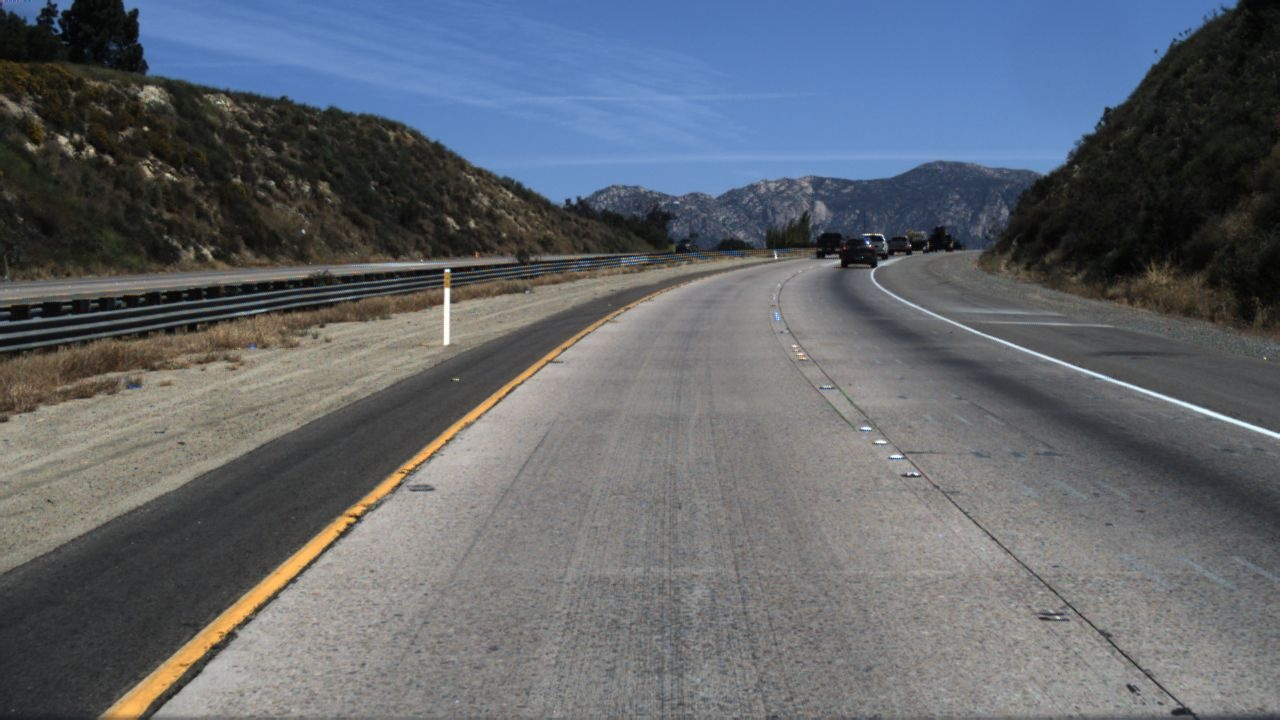
#> input picture picture/road/road30/11.jpg, 1280 x 720 px; its folder holds only this picture in this run
$ jupyter execute 'openCV_Project1_Lane Detection.ipynb'
#> lines starting #> are read from the running program, lines starting #| are printed output that depends on the picture; after the words box and inside, x2 and y2 are one past the last pixel; in counts of white or black regions, pixels touching at a corner belong together
[cell 1]
import glob
import cv2
import numpy as np
import random
import matplotlib.image as mpimg

np.set_printoptions(precision=3, suppress=True)

def weighted_img(img, initial_img):
    alpha=0.8
    beta=1
    gimel=0.
    return cv2.addWeighted(initial_img, alpha, img, beta, gimel)

def draw_fitline(img, result_l,result_r, color=(255,0,0), thickness = 10):
    # draw fitting line
    lane = np.zeros_like(img)

    if result_l == result_r :
        print("same")
        print("Lane is Changing")
        cv2.line(lane, (int(result_l[0]) , int(result_l[1])), (int(vanishing_point[0]), int(vanishing_point[1])), color, thickness)
        cv2.line(lane, (int(result_r[0]) , int(result_r[1])), (int(vanishing_point[0]), int(vanishing_point[1])), color, thickness)
        #cv2.line(lane, (int(result_l[0]) , int(result_l[1])), (int(result_l[2]), int(result_l[3])), color, thickness)
        #cv2.line(lane, (int(result_r[0]) , int(result_r[1])), (int(result_r[2]), int(result_r[3])), color, thickness)
    else :
        print("not same")
        vanishing_line = [0,vanishing_point[1],img.shape[1], vanishing_point[1]]
        a = np.array([result_l, result_r, vanishing_line])
        b = np.array(lineIntersection(a), np.int32)
        p1 = b[np.where(b[:] == vanishing_point[1])[0][0]]
        p2 = b[np.where(b[:] == vanishing_point[1])[0][1]]

        if p1[0] > p2[0] :
            tmp = p1
            p1 = p2
            p2 = tmp

        if result_l[0] > result_r[0] :
            tmp = result_l
            result_l = result_r
            result_r = tmp

        lane_range = np.array([[(result_l[0], result_l[1]),
                                 (p1[0], p1[1]),
                                 (p2[0], p2[1]),
                                 (result_r[0], result_l[1])]], np.int32)

        cv2.fillPoly(lane, lane_range, color)
    # add original image & extracted lane lines
    #cv2.line(lane, (int(result_l[0]) , int(result_l[1])), (int(result_l[2]), int(result_l[3])), color, thickness)
    #cv2.line(lane, (int(result_r[0]) , int(result_r[1])), (int(result_r[2]), int(result_r[3])), color, thickness)
    final = weighted_img(lane, img)
    return final

def grayscale(img) :
    return cv2.cvtColor(img, cv2.COLOR_RGB2GRAY)

def gaussian_blur(img):
    kernel_size = 5
    return cv2.GaussianBlur(img, (kernel_size, kernel_size), 0)

def canny(img):
    low_threshold = 50
    high_threshold = 200
    return cv2.Canny(img, low_threshold, high_threshold)

def region_of_interest(img):
    mask = np.zeros_like(img)
    vertices = np.array([[(0, img.shape[0]),
                          ((1/2)*img.shape[1],(1/5)*img.shape[0]),
                          (img.shape[1], img.shape[0])]], np.int32)
    #vertices = np.array([[(0, img.shape[0]),
    #                      ((1/5)*img.shape[1],(1/2)*img.shape[0]),
    #                      ((3/7)*img.shape[1],(1/3)*img.shape[0]),
    #                      ((4/7)*img.shape[1],(1/3)*img.shape[0]),
    #                      ((4/5)*img.shape[1],(1/2)*img.shape[0]),
    #                      (img.shape[1], img.shape[0])]], np.int32)

    ## 기본이미지의 채널이 3이면 mask에 찍을 색상 채널을 3으로 맞추기
    if len(img.shape) >  2 :
        channel_count = img.shape[2]
        ignore_mask_color = (255,) * channel_count
    else:
        ignore_mask_color = 255

    cv2.fillPoly(mask, vertices, ignore_mask_color)         ## mask: 색을 찍을 이미지, vertices: 다각형 위치 좌표, ignore:색상

    masked_image = cv2.bitwise_and(img, mask)
    return masked_image

def hough_lines(img) :
    rho = 2
    theta = np.pi/180
    threshold = 90
    min_line_len = 120
    max_line_gap = 150

    lines = cv2.HoughLinesP(img, rho, theta, threshold, np.array([]), minLineLength=min_line_len, maxLineGap=max_line_gap)
    #line_img = np.zeros((img.shape[0], img.shape[1], 3), np.uint8)
    #draw_lines(line_img, lines)

    return lines

def ToHomogeneous(v):
    return np.hstack((v, 1))

def lineIntersection(lines):
    point = []
    for i in range(0,len(lines)) :
        for j in range(i+1, len(lines)):
            p1h = ToHomogeneous(lines[i,0:2])
            p2h = ToHomogeneous(lines[i,2:])
            p3h = ToHomogeneous(lines[j,0:2])
            p4h = ToHomogeneous(lines[j,2:])

            l1 = np.cross(p1h, p2h)
            l2 = np.cross(p3h, p4h)
            l3 = np.cross(l1, l2)

            det = l3[-1]                         # 교점이 존재하지 않거나 p1, p2, p3, p4 가 동일 직선 위에 놓인 경우 0
            if det != 0 :
                l3 = l3/det

            point.append(l3[:2])

    return point

def find_v_point(intersection_p) :
    p = np.array(intersection_p, np.int32).tolist()
    vote = np.zeros((img.shape[0], img.shape[1]), np.int32)
    for i in range(0, len(p)) :
        if p[i][0] < vote.shape[1] and p[i][1] < vote.shape[0] and p[i][0] > 0 and p[i][1] > 0 :
            vote[p[i][1],p[i][0]] += 1

    max_cnt = 0
    max_idx = []
    for i in range(0, vote.shape[0]-100+1):
        for j in range(0, vote.shape[1]-100+1):
            temp = vote[i:i+100,j:j+100]
            if max_cnt < sum(temp[temp>0]) :
                max_cnt = sum(temp[temp>0])
                max_idx = [i,j]

    r1 = max_idx[0]
    c1 = max_idx[1]
    temp = vote[r1:r1+100, c1:c1+100]
    r2,c2 = np.where(temp == temp.max())[0:2]

    if len(r2) > 1 :
        r2 = r2[0]
        c2 = c2[0]

    vanishing_point = [c1+int(c2), r1+int(r2)]
    print(vanishing_point, max_cnt)
    return vanishing_point

def get_fitline(img, f_lines):
    rows,cols = img.shape[:2]
    output = cv2.fitLine(f_lines,cv2.DIST_L2,0, 0.01, 0.01)
    vx, vy, x, y = output[0], output[1], output[2], output[3]
    x1, y1 = int(((img.shape[0]-1)-y)/vy*vx + x) , img.shape[0]-1
    x2, y2 = int(((img.shape[0]/2+100)-y)/vy*vx + x) , int(img.shape[0]/2+100)
    result = [x1,y1,x2,y2]

    return result

def compute_distance(par, point):
    # distance between line & point
    return np.abs(par[0]*point[:,0]+par[1]*point[:,1]+par[2])/np.sqrt(par[0]**2+par[1]**2)

def erase_outliers(par, lines):
    # distance between best line and sample points
    distance = compute_distance(par,lines)

    #filtered_dist = distance[distance<15]
    filtered_lines = lines[distance<13,:]
    return filtered_lines

def model_verification(par, lines):
    # calculate distance
    distance = compute_distance(par,lines)
    # total sum of distance between random line and sample points
    sum_dist = distance.sum(axis=0)
    # average
    avg_dist = sum_dist/len(lines)

    return avg_dist

def compute_model_parameter(line):
    # y = mx+n
    m = (line[3] - line[1])/(line[2] - line[0])
    n = line[1] - m*line[0]
    # ax+by+c = 0
    a, b, c = m, -1, n
    par = np.array([a,b,c])
    return par

def get_random_samples(lines):
    one = random.choice(lines)
    two = random.choice(lines)
    if(two[0]==one[0]): # extract again if values are overlapped
        while two[0]==one[0]:
            two = random.choice(lines)
    one, two = one.reshape(1,2), two.reshape(1,2)
    three = np.concatenate((one,two),axis=1)
    three = three.squeeze()
    return three

def ransac_line_fitting(img, lines, min=100):
    global fit_result, l_fit_result, r_fit_result
    best_line = np.array([0,0,0])
    if(len(lines)!=0):
        for i in range(100):
            sample = get_random_samples(lines)
            parameter = compute_model_parameter(sample)
            cost = model_verification(parameter, lines)
            if cost < min: # update best_line
                min = cost
                best_line = parameter
            if min < 3: break
        # erase outliers based on best line
        filtered_lines = erase_outliers(best_line, lines)
        fit_result = get_fitline(img, filtered_lines)
    else:
        if (fit_result[3]-fit_result[1])/(fit_result[2]-fit_result[0]) < 0:
            l_fit_result = fit_result
            return l_fit_result
        else:
            r_fit_result = fit_result
            return r_fit_result

    if (fit_result[3]-fit_result[1])/(fit_result[2]-fit_result[0]) < 0:
        l_fit_result = fit_result
        return l_fit_result
    else:
        r_fit_result = fit_result
        return r_fit_result

def Collect_points(lines):
    interp = lines.reshape(lines.shape[0]*2,2)

    for line in lines:
        if np.abs(line[3]-line[1]) > 5:        ## y축의 변화량이 5이상인 것들만, 즉 화면상 가로로 되어 있는 선은 취급안한다.
            tmp = np.abs(line[3]-line[1])
            a = line[0] ; b = line[1] ; c = line[2] ; d = line[3]
            slope = (line[2]-line[0])/(line[3]-line[1])
            for m in range(0,tmp+1,5):
                if slope>0:
                    new_point = np.array([[int(a+m*slope),int(b+m)]])
                    interp = np.concatenate((interp,new_point),axis = 0)
                elif slope<0:
                    new_point = np.array([[int(a-m*slope),int(b-m)]])
                    interp = np.concatenate((interp,new_point),axis = 0)
    return interp

def detect_lane_img(img) :
    gray = grayscale(img)
    blur_gray =  gaussian_blur(gray)
    edges = canny(blur_gray)
    mask = region_of_interest(edges)
    lines = np.squeeze(hough_lines(mask))

    global vanishing_point
    intersection_p = lineIntersection(lines)
    vanishing_point = find_v_point(intersection_p)
    if len(lines.shape) == 1 :
        lines = lines.reshape(1,-1)

    slope_degree = (np.arctan2(lines[:,1] - lines[:,3], lines[:,0] - lines[:,2]) * 180) / np.pi

    # 수평 기울기 제한
    lines = lines[np.abs(slope_degree)<160]
    slope_degree = slope_degree[np.abs(slope_degree)<160]

    # 수직 기울기 제한
    lines = lines[np.abs(slope_degree)>95]
    slope_degree = slope_degree[np.abs(slope_degree)>95]

    L_lines, R_lines = lines[(slope_degree>0),:], lines[(slope_degree<0),:]

    # interpolation & collecting points for RANSAC
    L_interp = Collect_points(np.concatenate((L_lines.reshape(-1,2), np.array([vanishing_point,]*len(L_lines.reshape(-1,2)))), axis=1))
    R_interp = Collect_points(np.concatenate((R_lines.reshape(-1,2), np.array([vanishing_point,]*len(R_lines.reshape(-1,2))).reshape(-1,2)), axis=1))


    # erase outliers based on best line
    left_fit_line = ransac_line_fitting(img, L_interp)
    right_fit_line = ransac_line_fitting(img, R_interp)

    final = draw_fitline(img, left_fit_line, right_fit_line)

    return final

# [9 lines of commented-out code are left out]
if __name__ == "__main__" :
    images = [mpimg.imread(file) for file in glob.glob("opencv/picture/road/road30/*.jpg")]
#> images = 1 item

    for index, img in enumerate(images) :
        result = detect_lane_img(img)
        result = cv2.cvtColor(result, cv2.COLOR_RGB2BGR)
        result = cv2.resize(result, (640,480))

        title_name = 'result' + str(index+1)
        file_path = "opencv/picture/" + title_name + ".jpg"

        cv2.imwrite(file_path, result)
        cv2.imshow(title_name,  result)
#> this loop made 1 pass
#| [697, 251] 310
#| not same
#> pass 1, in detect_lane_img, `gray = grayscale(img)`:
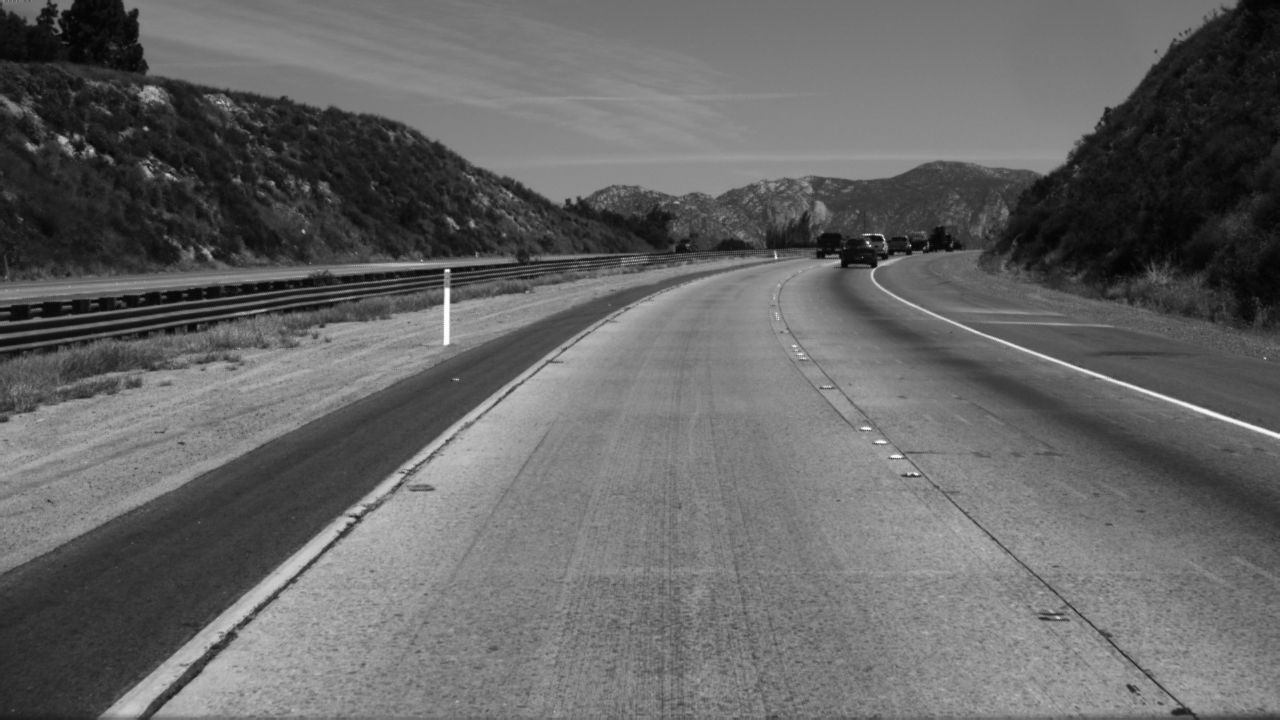
#> gray: shape (720, 1280); min 0, max 255, mean 101.6
#> pass 1, in detect_lane_img, `edges = canny(blur_gray)`:
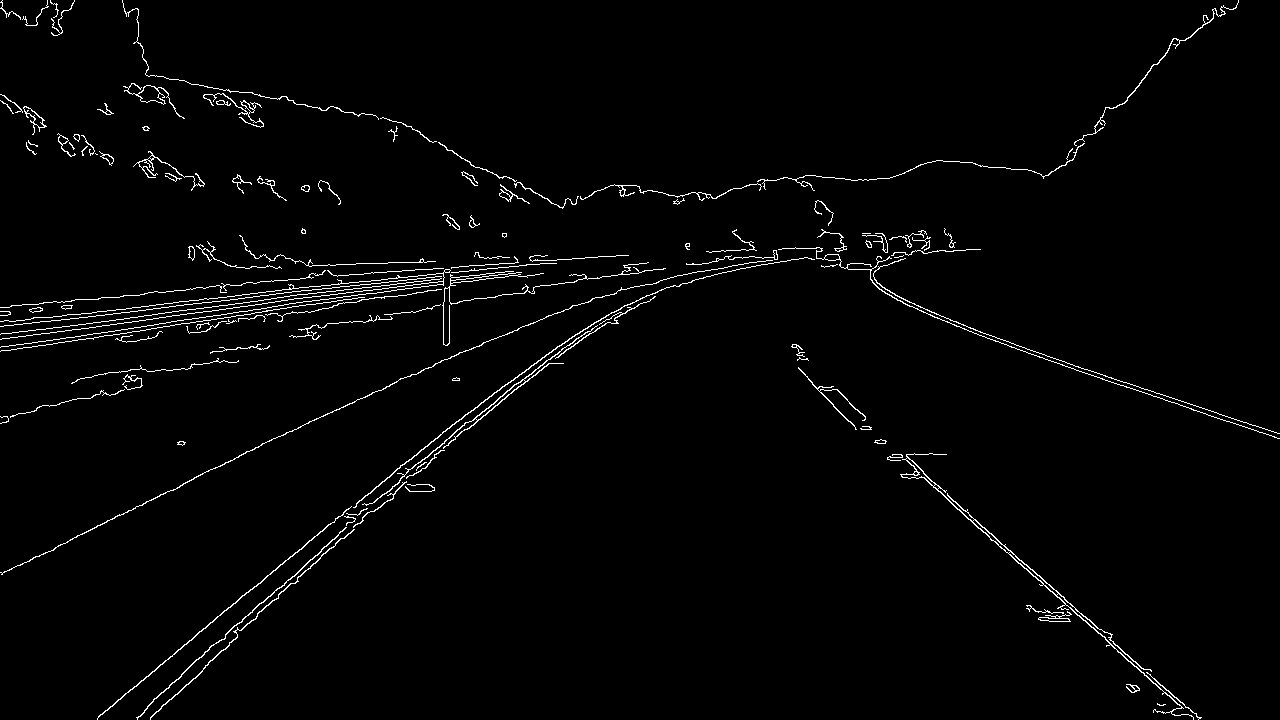
#> edges: shape (720, 1280); 1.9% white in thin lines or dots
#> pass 1, in region_of_interest, `masked_image = cv2.bitwise_and(img, mask)`:
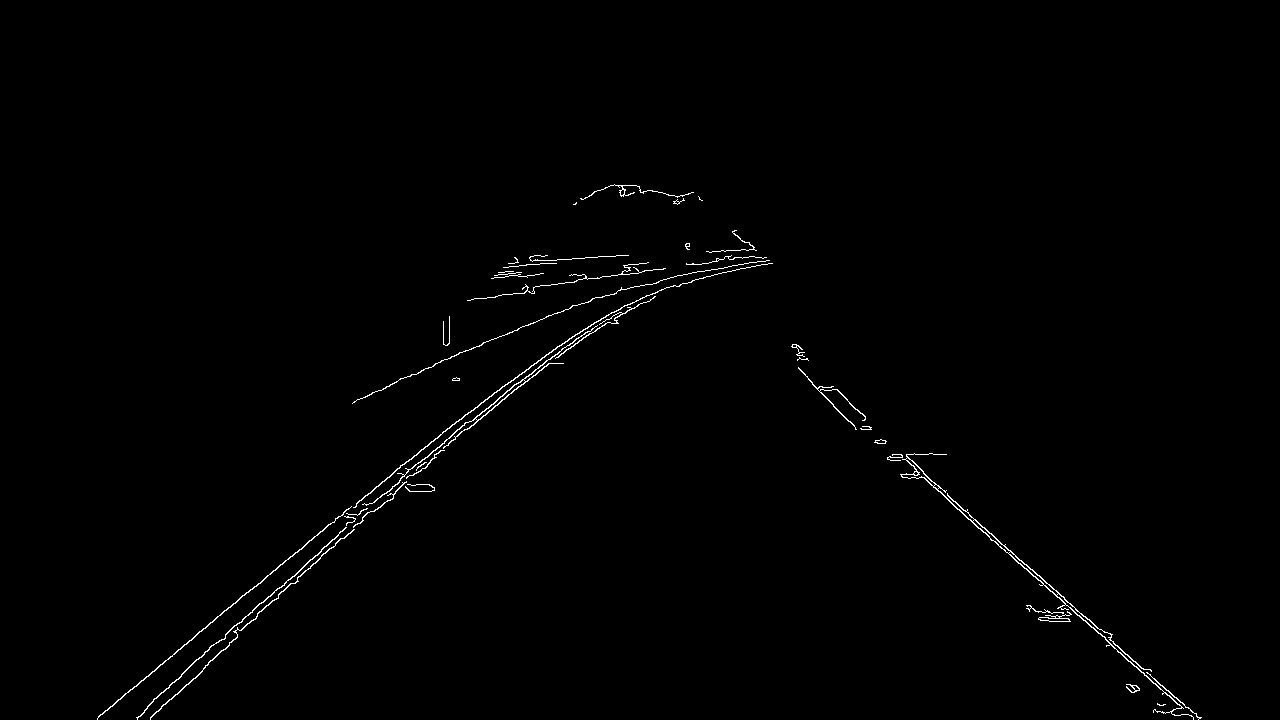
#> masked_image: shape (720, 1280); 0.7% white in thin lines or dots, all inside (x1, y1, x2, y2) = (97, 184, 1202, 720)

    cv2.waitKey(0)
    cv2.destroyAllWindows()
